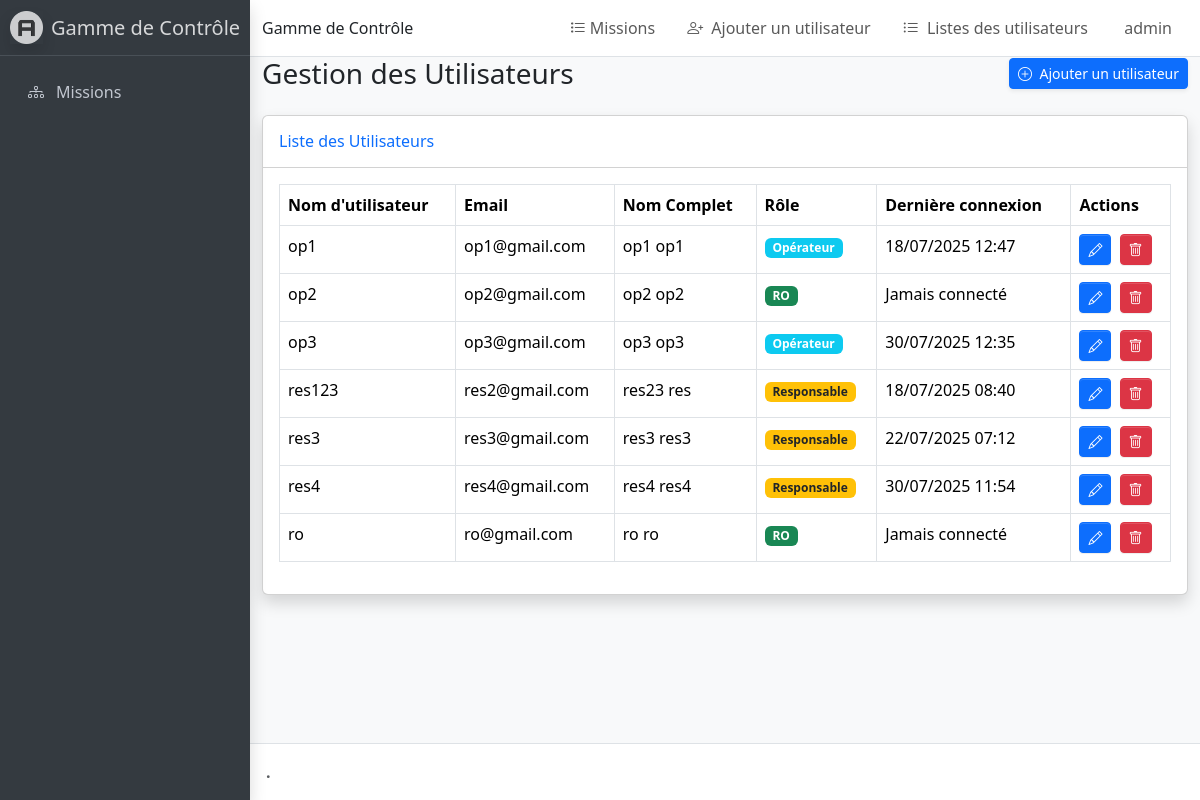
The page /gamme/user/list/ (signed in) on the database as committed earlier.
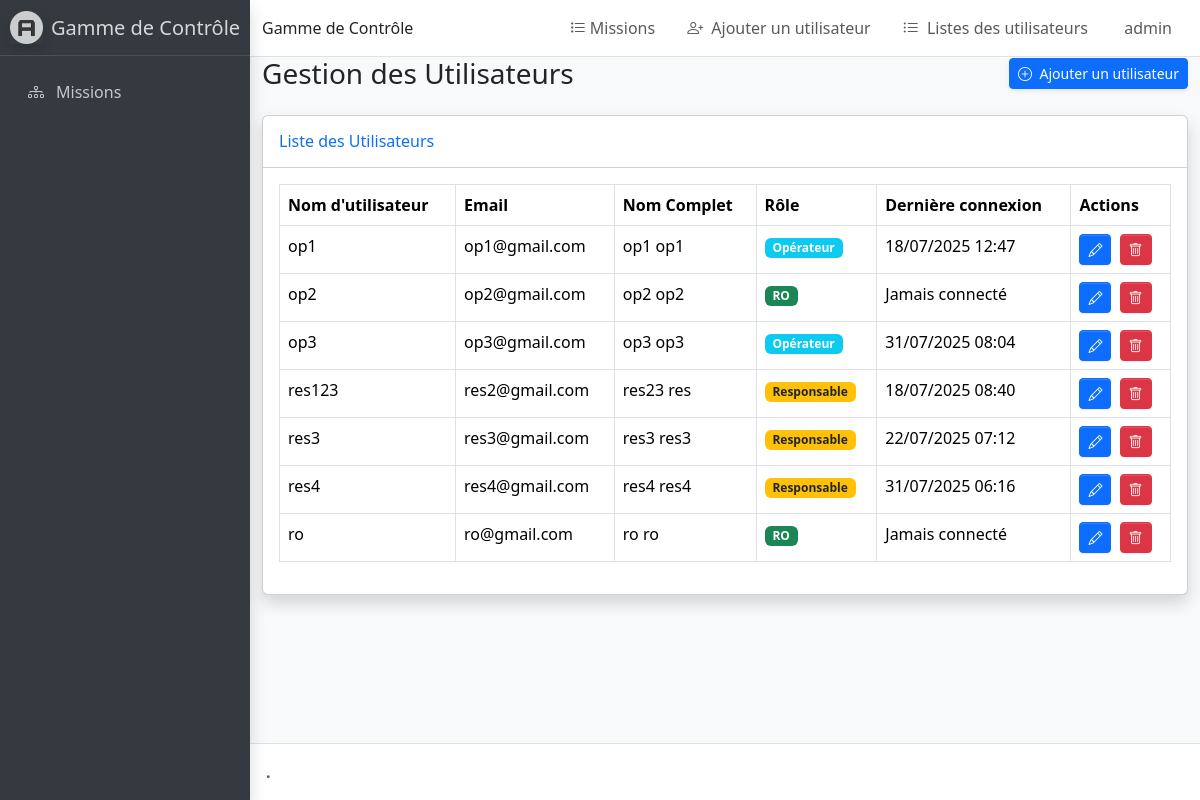
The same page on the database as committed later.
### Gamme/models.py (models this page shows, shortened)
class User(AbstractUser):
    is_admin = models.BooleanField(default=False, verbose_name='Admin')
    is_op = models.BooleanField(default=False, verbose_name='Opérateur')
    is_rs = models.BooleanField(default=False, verbose_name='Responsable')
    is_ro = models.BooleanField(default=False, verbose_name='RO')

### Gamme/views.py (the view)
# urls.py: path('gamme/user/list/', UserListView.as_view(), name='user_list'),
class UserListView(LoginRequiredMixin, ListView):
    model = User
    template_name = 'gamme/user_list.html'
    context_object_name = 'users'
    def get_queryset(self):
        return User.objects.filter(
            is_op=True
        ) | User.objects.filter(
            is_rs=True
        ) | User.objects.filter(
            is_ro=True
        ).order_by('username')
    def get_context_data(self, **kwargs):
        context = super().get_context_data(**kwargs)
        context['user_count'] = self.get_queryset().count()
        return context

### Gamme/templates/gamme/user_list.html (shortened to what this page needs)
{% extends 'Gamme/admin_base.html' %}
{% load static %}
{% block content %}
<div class="container-fluid">
    <div class="d-sm-flex align-items-center justify-content-between mb-4">
        <h1 class="h3 mb-0 text-gray-800">Gestion des Utilisateurs</h1>
        <a href="{% url 'Gamme:ajouter_utilisateur' %}" class="d-none d-sm-inline-block btn btn-sm btn-primary shadow-sm">
            <i class="bi bi-plus-circle me-1"></i> Ajouter un utilisateur
        </a>
    </div>
    <div class="card shadow mb-4">
        <div class="card-header py-3 d-flex justify-content-between align-items-center">
            <h6 class="m-0 font-weight-bold text-primary">Liste des Utilisateurs</h6>
        </div>
        <div class="card-body">
            <div class="table-responsive">
                <table class="table table-bordered" id="dataTable" width="100%" cellspacing="0">
                    <thead>
                        <tr>
                            <th>Nom d'utilisateur</th>
                            <th>Email</th>
                            <th>Nom Complet</th>
                            <th>Rôle</th>
                            <th>Dernière connexion</th>
                            <th>Actions</th>
                        </tr>
                    </thead>
                    <tbody>
                        {% for user in users %}
                        <tr>
                            <td>{{ user.username }}</td>
                            <td>{{ user.email }}</td>
                            <td>{{ user.get_full_name|default:"-" }}</td>
                            <td>
                                {% if user.is_superuser %}
                                    <span class="badge bg-danger">Administrateur</span>
                                {% elif user.is_rs %}
                                    <span class="badge bg-warning text-dark">Responsable</span>
                                {% elif user.is_ro %}
                                    <span class="badge bg-success text-white">RO</span>
                                {% elif user.is_op %}
                                    <span class="badge bg-info">Opérateur</span>
                                {% else %}
                                    <span class="badge bg-secondary">Utilisateur</span>
                                {% endif %}
                            </td>
                            <td>{{ user.last_login|date:"d/m/Y H:i"|default:"Jamais connecté" }}</td>
                            <td class="text-nowrap">
                                <a href="{% url 'Gamme:user_update' user.id %}" class="btn btn-sm btn-primary me-1" title="Modifier">
                                    <i class="bi bi-pencil"></i>
                                </a>
                                <button type="button" class="btn btn-sm btn-danger" title="Supprimer" data-bs-toggle="modal" data-bs-target="#deleteUserModal{{ user.id }}">
                                    <i class="bi bi-trash"></i>
                                </button>
                            </td>
                        </tr>
                        {% empty %}
                        <tr>
                            <td colspan="6" class="text-center">Aucun utilisateur trouvé</td>
                        </tr>
                        {% endfor %}
                    </tbody>
                </table>
            </div>
        </div>
    </div>
</div>
{% endblock %}

Rows that differ between the two databases and show on the page:
changed User "op3": last_login "30/07/2025 12:35" → "31/07/2025 08:04"
changed User "res4": last_login "30/07/2025 11:54" → "31/07/2025 06:16"
